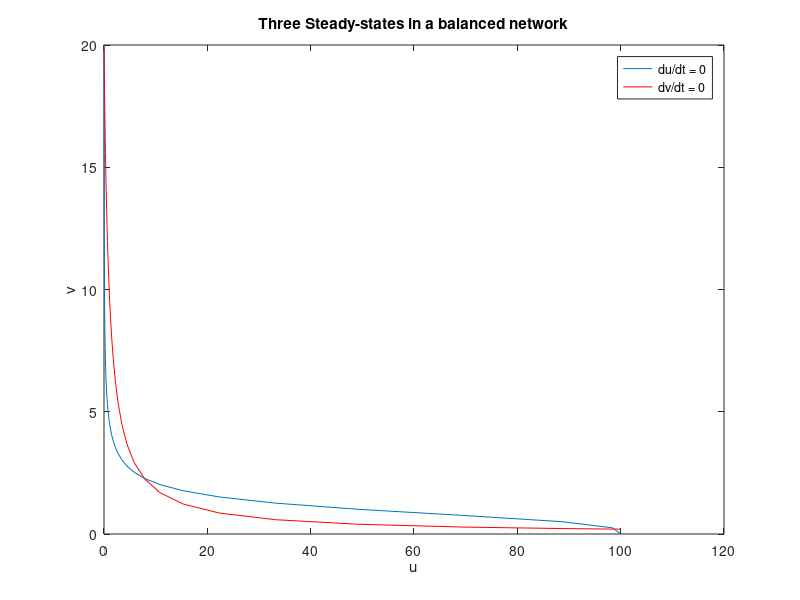
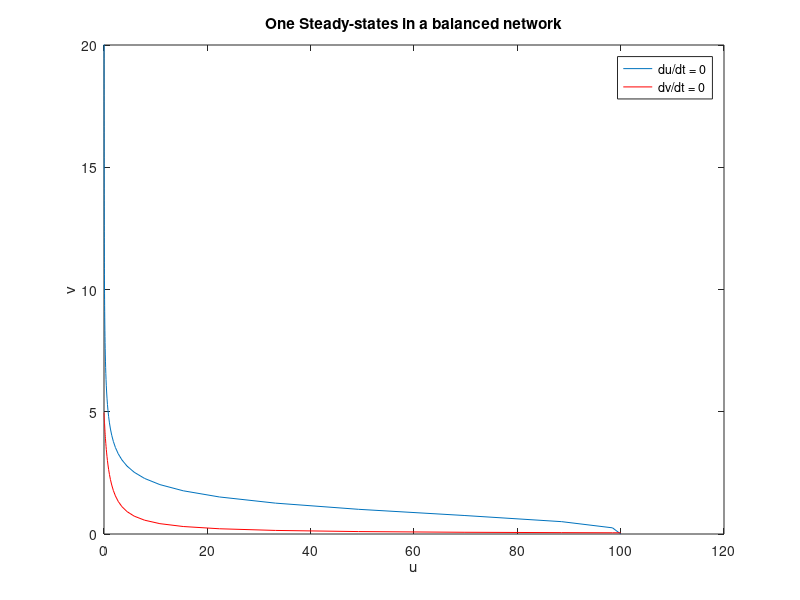
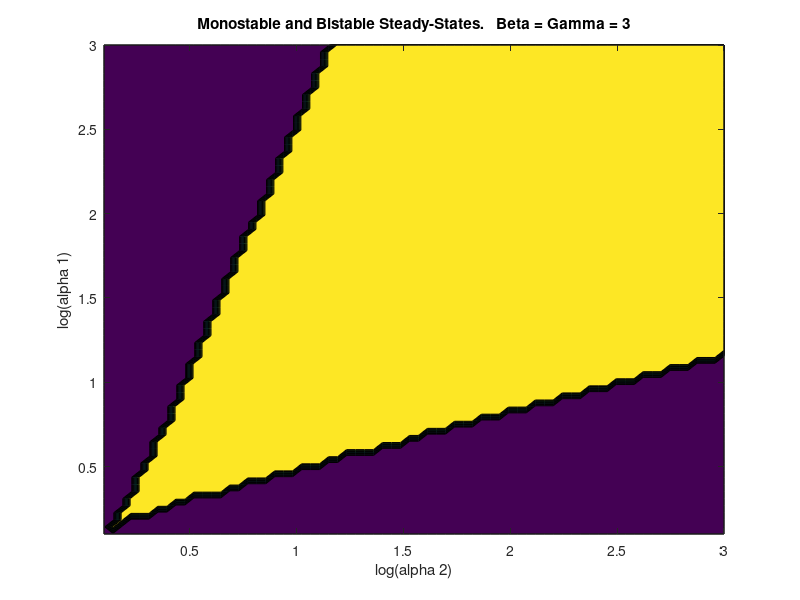
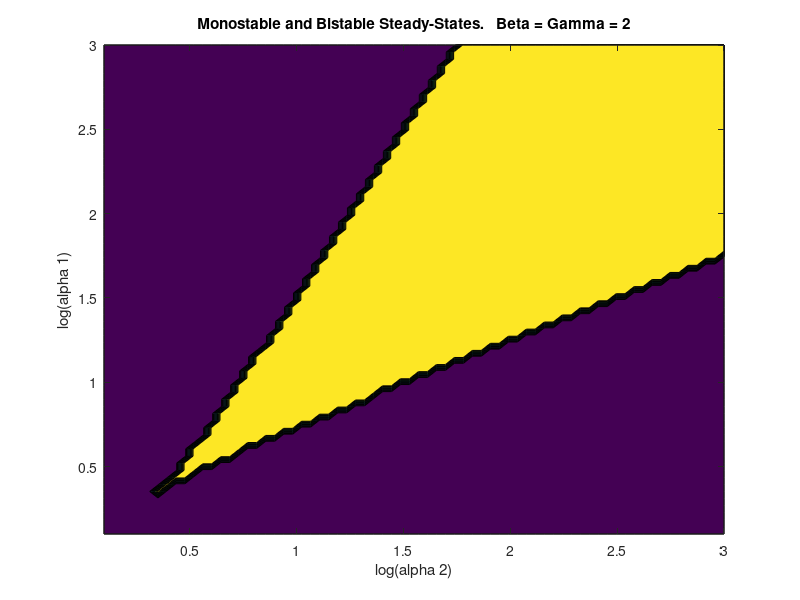

MATLAB code for these plots, in order: (Note: this script raises an error after producing the figures.)
%  Name and date and other comments


function done = hw3_template()
  clear all;  close all; clc;
  done = 0;
  %%---------------------- Generate Figures 2 a-b ------------------------------

  %% Varied to find balanced promoter strengths giving a bistable toggle network
  du0_v   = linspace(0, 25, 100);
  du0_u   = 100 ./ (1 + du0_v .^ 3);

  dv0_u   = du0_u;
  dv0_v   = 20 ./ (1 + dv0_u .^ 1);

  figure;
  plot(du0_u, du0_v);
  hold on;
  plot(dv0_u, dv0_v, 'r');
  title('Three Steady-states in a balanced network');
  xlabel('u');
  ylabel('v');
  axis([0 120 0 20]);
  legend('du/dt = 0', 'dv/dt = 0');
  saveas(gcf,'Fig2A.png')
  hold off;

  %% Varied to find an imbalanced promoter strength giving a monstable toggle network
  du0_v   = linspace(0, 25, 100);
  du0_u   = 100 ./ (1 + du0_v .^ 3);

  dv0_u   = du0_u;
  dv0_v   = 5 ./ (1 + dv0_u .^ 1);

  figure;
  plot(du0_u, du0_v);
  hold on;
  plot(dv0_u, dv0_v, 'r');
  title('One Steady-states in a balanced network');
  xlabel('u');
  ylabel('v');
  axis([0 120 0 20]);
  legend('du/dt = 0', 'dv/dt = 0');
  saveas(gcf,'Fig2B.png')
  hold off;
  % ---------------Generating Figures 2 c-d: Varying alpha1 and alpha2 to see bifurgation points------------------------------

  pts     = 70;
  alpha1  = logspace(0.1,3,pts);
  alpha2  = logspace(0.1,3,pts);
  beta    = [3, 2, 1.1];
  gamma   = [3, 2, 1.1];
  map     = zeros(pts,pts);
  figure_num = 0;
  for indx = 1:length(beta)
    figure_num = figure_num + 1;
    for m=1:pts
        for n=1:pts
            du0_v   = linspace(0,50,100);
            du0_u   = alpha1(m) ./ (1 + du0_v .^ beta(indx));
            dv0_u   = du0_u;
            dv0_v   = alpha2(n) ./ (1 + dv0_u .^ gamma(indx));
            count   = 0;

            for p=1:99
                if (((du0_v(p) - dv0_v(p)) * (du0_v(p+1) - dv0_v(p+1))) < 0)
                    count = count + 1;
                end
            end

            if (count > 1)
                count = 3;
            else
                count = 1;
            end

            map(n,m) = count;
        end
    end
    figure;
    contourf(log10(alpha2),log10(alpha1),map);
    xlabel('log(alpha 2)');
    ylabel('log(alpha 1)');
    title(['Monostable and Bistable Steady-States.   Beta = Gamma = ', num2str(beta(indx))]);
    saveas(gcf, ['Figure 2C-D Monostable and Bistable Steady-States, b=g=', num2str(beta(indx)),'.png'])
  end

  %---------------------------ODE Figure 5a------------------------------------

  %Define Parameters

  a1  = 156.25;
  a2  = 15.6;
  b   = 2.5;
  g   = 1;
  n   = [2.0015, 0.1, 1, 3];
  K   = 2.9618e-5;
  for i=1:length(n)
    theta   = [a1, a2, b, g, n(i), K, 0];
    IPTG    = logspace(-6, -2, 50);
    tspan   = linspace(0, 17, 50);
    init    = [0, 0];
    initb    = [0, 5];

    for k=1:50
        % Solve ODEs for toggle plasmid, Figure 5a
        theta(7) = IPTG(k);
        [t, y]   = ode23s(@eqns, tspan, init, [], theta);
        u(k)     = y(length(t), 1);
        v(k)     = y(length(t), 2);
    end
    % Normalize to max value if needed such as
    u = u ./ max(u);
    v = v ./ max(v);

    for k=1:50
        % Solve ODEs for toggle plasmid, Figure 5a
        theta(7) = IPTG(k);
        [tb, yb]   = ode23s(@eqns, tspan, initb, [], theta);
        ub(k)     = yb(length(tb), 1);
        vb(k)     = yb(length(tb), 2);

    end
    ub = ub ./ max(ub);
    vb = vb ./ max(vb);

    for k=1:50
        % Solve ODEs for Control, Figure 5a
        theta(7) = IPTG(k);
        [tc, yc]   = ode23s(@eqns_Con, tspan, [0], [], theta);
        vc(k)     = yc(length(tc));
    end
    vc = vc ./ max(vc);
    figure('pos',[10 10 1000 600]);
    semilogx(IPTG, v, 'r');
    hold on;
    semilogx(IPTG, vb, 'k');
    semilogx(IPTG, vc, 'b');
    if i == 1
      title(['Figure 5a: Steady-state gene expression after 17-h induction, gamma', num2str(n(i))]);
      xlabel('[IPTG] (M)')
      ylabel('Normalized GFP expression')
      legend('pTAK117 toggle (low) - stable s.s.','pTAK117 toggle (high) - unstable s.s.','pTAK102 control');
      saveas(gcf, ['Fig5a_g=',num2str(n(i)), '.png'])
    else
      title(['Modified Figure 5a: Steady-state gene expression after 17-h induction, gamma=', num2str(n(i))]);
      xlabel('[IPTG] (M)')
      ylabel('Normalized GFP expression')
      legend('pTAK117 toggle (low) - stable s.s.','pTAK117 toggle (high) - unstable s.s.','pTAK102 control');
      saveas(gcf, ['Fig5a_mod_g=',num2str(n(i)), '.png'])
    end
    hold off;
  end

  done = 1;
return;


%-----------------------------------Evaluation of Eqns------------------------------------------------------------------

function dydt = eqns(t, y, theta);
  dydt    = zeros(2,1);

  % Parameters
  a1      = theta(1);
  a2      = theta(2);
  b       = theta(3);
  g       = theta(4);
  n       = theta(5);
  K       = theta(6);
  IPTG    = theta(7);

  % Variables
  u       = y(1);
  v       = y(2);

  % Equations
  dydt(1)     = a1 / (1 + v^b) - u;   % finish the equation from the paper
  dydt(2)     = a2 / (1 + (u / (1 + (IPTG / K))^n)^g) - v;   % finish the equation from the paper

return;


%------------------------Evaluation of Eqns for Control ------------------------------------------------------------------

function dydt = eqns_Con(t, y, theta);
  dydt    = zeros(1,1);

  % Parameters
  a1      = theta(1);
  a2      = theta(2);
  b       = theta(3);
  g       = theta(4);
  n       = theta(5);
  K       = theta(6);
  IPTG    = theta(7);

  % Variables
  v       = y(1);

  % Equations
  dydt(1)     = a2 / (1 + ((a1/((1 + (IPTG/K))^n))^g)) - v;

return;
